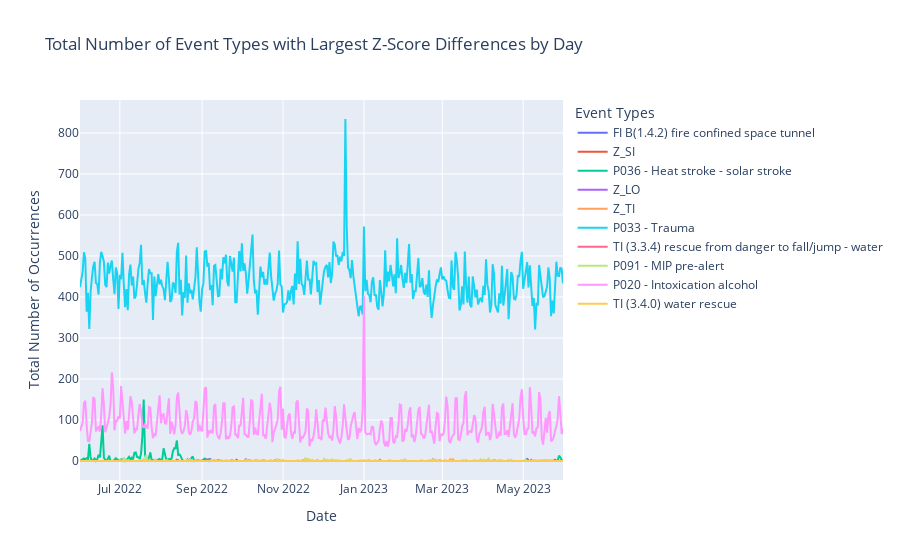

Notebook code for this chart:
### Code cell
import pandas as pd
import numpy as np
import plotly.graph_objs as go
from plotly.subplots import make_subplots

# Assuming you have a DataFrame called 'interventions_dataset' containing the data

# Convert 'T0' to datetime object using the correct format
interventions_dataset['t0'] = pd.to_datetime(interventions_dataset['t0'], format='%Y-%m-%d %H:%M:%S.%f')

# Group by date and event type, and count occurrences
grouped = interventions_dataset.groupby([interventions_dataset['t0'].dt.date, 'eventtype_trip']).size().unstack().fillna(0)

# Calculate the total occurrences for each event type
event_type_totals = grouped.sum()

# Filter the event types with fewer than 10 total occurrences
event_types_to_keep = event_type_totals[event_type_totals >= 10].index
grouped_filtered = grouped[event_types_to_keep]

# Calculate z-scores for each event type's daily occurrence count
z_scores = (grouped_filtered - grouped_filtered.mean()) / grouped_filtered.std()

# Calculate the difference between the maximum and minimum z-score for each event type
z_score_diff = z_scores.max() - z_scores.min()

# Get the event types with the largest z-score differences
event_types_to_plot = z_score_diff.nlargest(10).index  # Adjust the number of event types to plot as needed

# Filter the grouped data for the selected event types
filtered_grouped = grouped_filtered[event_types_to_plot]

# Create traces for each selected event type
traces = []
for event_type in filtered_grouped.columns:
    trace = go.Scatter(x=filtered_grouped.index, y=filtered_grouped[event_type], mode='lines', name=event_type)
    traces.append(trace)

# Create the figure
fig = make_subplots(rows=1, cols=1)

# Add traces to the figure
for trace in traces:
    fig.add_trace(trace)

# Update layout
fig.update_layout(
    title='Total Number of Event Types with Largest Z-Score Differences by Day',
    xaxis_title='Date',
    yaxis_title='Total Number of Occurrences',
    legend_title='Event Types'
)

# Show the figure
fig.show()

### Figure 1 — Plotly figure (JSON) as saved in the notebook; plotly's stock layout.template omitted (floating-point values rounded to 4 significant figures; data arrays with more than 128 entries replaced by an {"elided": "..."} marker saying what was removed)
{"data": [{"mode": "lines", "name": "FI B(1.4.2) fire confined space tunnel", "type": "scatter", "x": {"elided": "365 str values"}, "y": {"elided": "365 int values"}}, {"mode": "lines", "name": "Z_SI", "type": "scatter", "x": {"elided": "365 str values"}, "y": {"elided": "365 int values"}}, {"mode": "lines", "name": "P036 - Heat stroke - solar stroke", "type": "scatter", "x": {"elided": "365 str values"}, "y": {"elided": "365 int values"}}, {"mode": "lines", "name": "Z_LO", "type": "scatter", "x": {"elided": "365 str values"}, "y": {"elided": "365 int values"}}, {"mode": "lines", "name": "Z_TI", "type": "scatter", "x": {"elided": "365 str values"}, "y": {"elided": "365 int values"}}, {"mode": "lines", "name": "P033 - Trauma", "type": "scatter", "x": {"elided": "365 str values"}, "y": {"elided": "365 int values"}}, {"mode": "lines", "name": "TI (3.3.4) rescue from danger to fall/jump - water", "type": "scatter", "x": {"elided": "365 str values"}, "y": {"elided": "365 int values"}}, {"mode": "lines", "name": "P091 - MIP pre-alert", "type": "scatter", "x": {"elided": "365 str values"}, "y": {"elided": "365 int values"}}, {"mode": "lines", "name": "P020 - Intoxication alcohol", "type": "scatter", "x": {"elided": "365 str values"}, "y": {"elided": "365 int values"}}, {"mode": "lines", "name": "TI (3.4.0) water rescue", "type": "scatter", "x": {"elided": "365 str values"}, "y": {"elided": "365 int values"}}], "layout": {"legend": {"title": {"text": "Event Types"}}, "title": {"text": "Total Number of Event Types with Largest Z-Score Differences by Day"}, "xaxis": {"anchor": "y", "domain": [0, 1], "title": {"text": "Date"}}, "yaxis": {"anchor": "x", "domain": [0, 1], "title": {"text": "Total Number of Occurrences"}}}}
